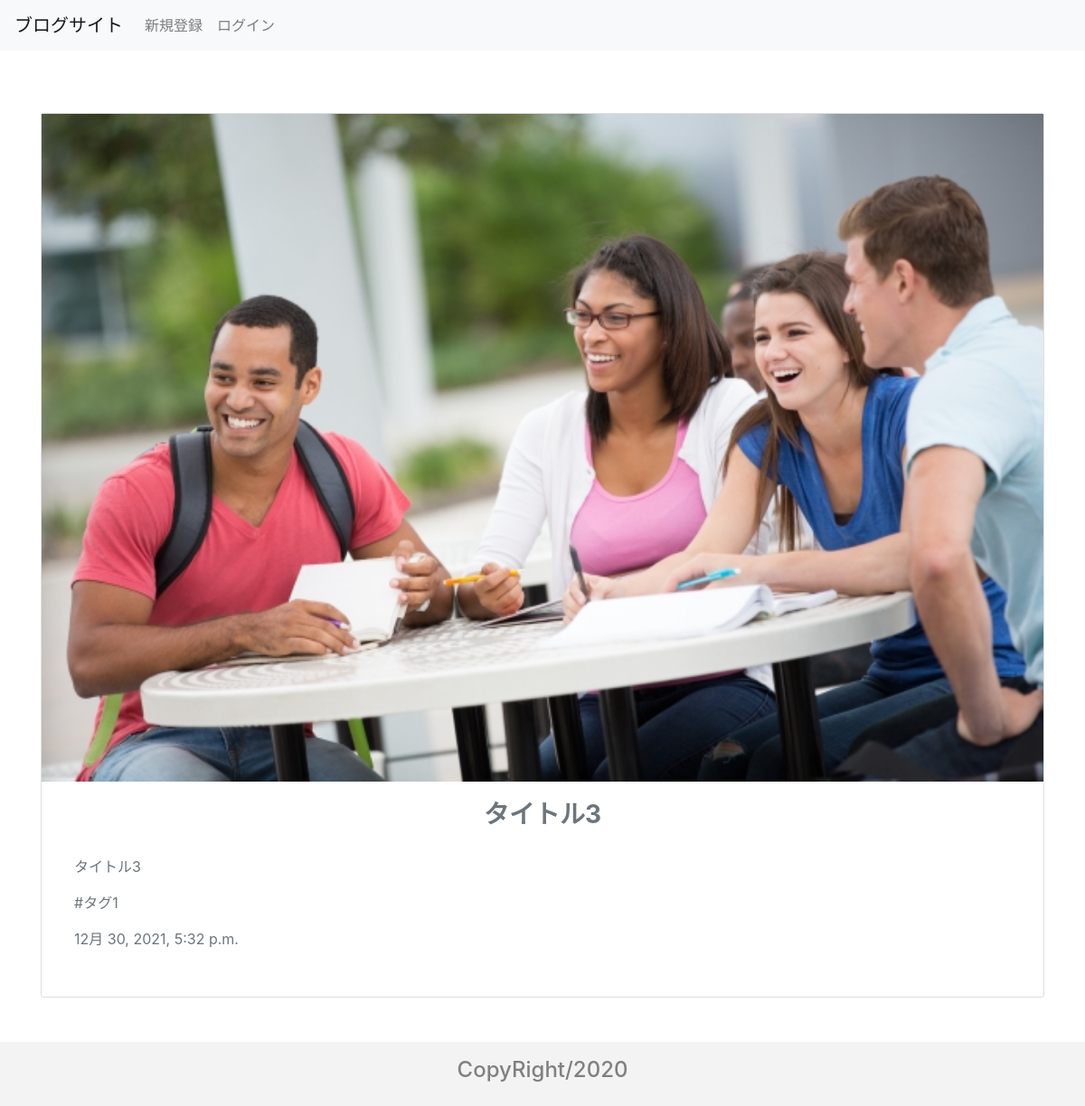
Screenshot of /detail/3/ with the database file from the repository.
### blog_app/models.py (models this page shows, shortened)
class Post(models.Model):
    title = models.CharField('タイトル', max_length=35)
    text = models.TextField('本文')
    image = models.ImageField('画像', upload_to='images', blank=True)
    created_at = models.DateTimeField('投稿日', default=timezone.now)
    tag = models.ForeignKey(Tag, verbose_name='タグ', on_delete=models.PROTECT)
    user = models.ForeignKey(User, on_delete=models.CASCADE)

class Tag(models.Model):
    tag = models.CharField('タグ名', max_length=50)
    def __str__(self):
        return self.tag

### blog_app/views.py (the view)
# urls.py: path('detail/<int:post_id>/', detail, name='detail'),
def detail(request, post_id):
    post = get_object_or_404(Post, id=post_id)
    return render(request, 'blog_app/detail.html', {'post': post})

### templates/blog_app/detail.html (shortened to what this page needs)
{% extends 'base.html' %}
{% block content %}
<div class="card text-secondary" style="margin-top: 55px;">
 {% if post.image %}
 <img style="width: 100%; max-height: 500;" class="img-fluid mx-auto" src="{{ post.image.url }}">
 {% else %}
 <div class="p-1 border border-secondary text-center pt-5" style="min-width: 500; min-height: 400;">No Image</div>
 {% endif %}  <div class="card-body">
   <h3 class="card-title font-weight-bold text-center">{{ post.title }}</h3>
   <div class="p-3">
   <p class="card-text">{{ post.text }}</p>
   <p>#{{post.tag}}</p>
   <p>{{post.created_at}}</p>
 </div>
</div>
</div>
{% endblock %}

### static/css/style.css (style rules this page uses)
html { min-height: 100vh; position: relative; padding-bottom: 120px; }

### rows the page displays
Post: image (picture), title "タイトル3", text "タイトル3", tag "タグ1", created_at "12月 30, 2021, 5:32 p.m."
